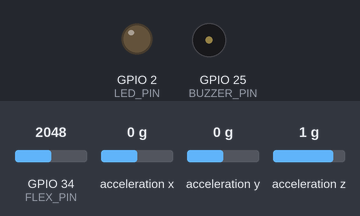
This sketch was run on a simulated ESP32. On the bench: output pins drawn as LEDs (lit = HIGH), buzzer (waves = sounding, pin HIGH). Wiring (inferred from the names in the program): MPU-6050 motion sensor at I2C address 0x68; MPU-6050 motion sensor at I2C address 0x69. The inputs (shaded band) are chosen by the test bench; at power-on: acceleration x 0 g, acceleration y 0 g, GPIO 34 (FLEX_PIN) = 2048, acceleration z 1 g (analog values on the 0–4095 scale). WiFi joins after 1.5 s; servers stay silent unless stated; uploads are accepted with an empty reply; what the sketch prints to the serial monitor is not drawn.

Above: at 0.5 s.
At 3.4 s:
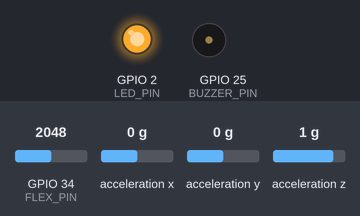
3.5 s: acceleration x set to -1.4 g
5.4 s: acceleration y set to -1.4 g
At 10.36 s:
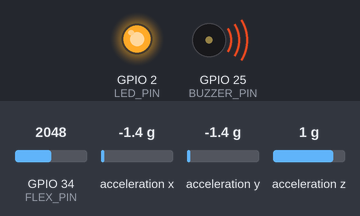
Timing chart, 0 to 12.4 s (numbered marks = the images above; inputs shaded):
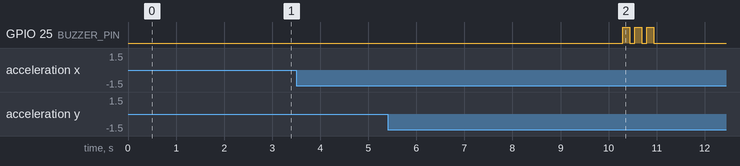

Measured:
- after the input at 3.5 s, every drawn part: stays the same

The sketch:

posture_live.ino
```cpp
/*
 * ═══════════════════════════════════════════════════════════
 *  PoseGuide – Live Sensor → Backend
 *  File: Hardware/posture_live.ino
 * ═══════════════════════════════════════════════════════════
 *
 *  Reads BOTH MPU6050 sensors over I2C and POSTs real data
 *  to the FastAPI backend every 300ms. The dashboard stick
 *  figure will respond live to your actual posture.
 *
 *  Flex sensor is NOT connected — hardcoded at 30.0 (neutral).
 *
 *  WIRING:
 *    MPU #1 (Torso/T4):  AD0 → GND  → address 0x68
 *    MPU #2 (Neck/C7) :  AD0 → 3.3V → address 0x69
 *    Both share: SDA → GPIO 21, SCL → GPIO 22
 *
 *  HOW IT WORKS:
 *    1. Connects to WiFi hotspot
 *    2. Reads both MPU6050s (accelerometer only — simple tilt)
 *    3. Applies a 4-sample rolling average to smooth noise
 *    4. POSTs JSON to POST /api/sensor-data every 300ms
 *    5. Dashboard polls GET /api/latest and animates stick figure
 *
 *  REQUIRED LIBRARIES: ArduinoJson  (no others needed)
 * ═══════════════════════════════════════════════════════════
 */

#include <Wire.h>
#include <WiFi.h>
#include <HTTPClient.h>
#include <ArduinoJson.h>

// ── WiFi ────────────────────────────────────────────────────
const char* WIFI_SSID     = "Pooja";         // ← your hotspot name
const char* WIFI_PASSWORD = "poseguide";     // ← your hotspot password

// ── Backend ─────────────────────────────────────────────────
const char* BACKEND_IP   = "10.156.233.89"; // ← your PC's IP on hotspot
const int   BACKEND_PORT = 8000;

// ── I2C ─────────────────────────────────────────────────────
#define SDA_PIN  21
#define SCL_PIN  22
#define MPU_TORSO  0x68   // AD0 → GND
#define MPU_NECK   0x69   // AD0 → 3.3V

#define MPU_REG_PWR_MGMT_1   0x6B
#define MPU_REG_ACCEL_XOUT_H 0x3B

// ── Flex sensor (GPIO 34 — voltage divider with 1kΩ) ──────
#define FLEX_PIN      34
// Calibration: run flex_sensor_test.ino first, note min/max, update here
const int FLEX_FLAT   = 370;   // ADC value when sensor is FLAT (not bent)
const int FLEX_BENT   =  60;   // ADC value when sensor is FULLY BENT

// ── Mounting Orientation Offsets ────────────────────────────
// The MPU measures angle from horizontal (flat = 0°).
// If you mount the sensor VERTICALLY on your back:
//   - spine faces forward  → set offsets to -90.0
//   - spine faces backward → set offsets to +90.0
// If sensor is FLAT (horizontal) on a table → set to 0.0
//
// HOW TO CALIBRATE:
//   1. Sit in perfect upright posture with sensors mounted
//   2. Note the pitch values printed in Serial Monitor
//   3. Set TORSO_PITCH_OFFSET = -(that pitch value)
//      e.g. if it prints "-88.5°", set offset = 88.5
const float TORSO_PITCH_OFFSET = 90.0f;  // degrees to subtract from raw torso pitch
const float NECK_PITCH_OFFSET  = 90.0f;  // degrees to subtract from raw neck pitch

// ── Smoothing ───────────────────────────────────────────────
#define SMOOTH_N  4   // running average over N readings
struct SmoothBuf {
  float pitch[SMOOTH_N], roll[SMOOTH_N];
  int idx = 0;
  float avgPitch() { float s=0; for(int i=0;i<SMOOTH_N;i++) s+=pitch[i]; return s/SMOOTH_N; }
  float avgRoll()  { float s=0; for(int i=0;i<SMOOTH_N;i++) s+=roll[i];  return s/SMOOTH_N; }
};

SmoothBuf torsoSmooth, neckSmooth;

// ── Config ───────────────────────────────────────────────────
#define SERIAL_BAUD    115200
#define POST_INTERVAL  300    // ms between POSTs (matches frontend 200ms poll)
#define LED_PIN        2

// ── Buzzer ───────────────────────────────────────────────────
// Active buzzer: GPIO 25 → 100Ω resistor → Buzzer + → GND
// (Or direct if your buzzer is rated 3.3V)
#define BUZZER_PIN          25    // GPIO 25 — change if needed
#define BUZZ_TORSO_THRESH   40.0f // ° — torso pitch for "very bad" alert
#define BUZZ_NECK_THRESH    35.0f // ° — neck pitch for "very bad" alert
#define BUZZ_HOLD_MS        5000  // must stay bad for this long before buzzing
#define BUZZ_COOLDOWN_MS    10000 // minimum gap between buzz alerts

// ── Globals ──────────────────────────────────────────────────
bool torsoOk = false, neckOk = false;
unsigned long lastPost = 0;
int postCount = 0;
unsigned long badPostureStart = 0;   // when bad posture began
unsigned long lastBuzzTime    = 0;   // when we last buzzed
bool wasInBadPosture = false;
int lastFlexRaw = 0;   // raw ADC for Serial debug

// ─────────────────────────────────────────────────────────────
void setup() {
  Serial.begin(SERIAL_BAUD);
  delay(500);
  pinMode(LED_PIN, OUTPUT);
  pinMode(BUZZER_PIN, OUTPUT);
  digitalWrite(BUZZER_PIN, LOW);  // buzzer off

  Wire.begin(SDA_PIN, SCL_PIN);
  Wire.setClock(400000);

  // ADC for flex sensor
  analogReadResolution(12);
  analogSetAttenuation(ADC_11db);  // 0–3.3V range

  printBanner();

  // Scan I2C bus — shows exactly what's connected
  scanI2C();

  // Init MPUs
  torsoOk = initMPU(MPU_TORSO, "Torso (0x68)");
  neckOk  = initMPU(MPU_NECK,  "Neck  (0x69)");

  if (!torsoOk && !neckOk) {
    Serial.println("[ERROR] No MPU6050 found! Check wiring. Halting.");
    while (true) delay(1000);
  }

  // Connect WiFi
  connectWiFi();
}

// ─────────────────────────────────────────────────────────────
void loop() {
  if (WiFi.status() != WL_CONNECTED) {
    Serial.println("[WiFi] Lost — reconnecting...");
    connectWiFi();
    return;
  }

  unsigned long now = millis();
  if (now - lastPost < POST_INTERVAL) return;
  lastPost = now;

  // ── Read sensors ─────────────────────────────────────────
  float tPitch = 0, tRoll = 0, nPitch = 0, nRoll = 0;

  if (torsoOk) {
    readMPU(MPU_TORSO, tPitch, tRoll);
    torsoSmooth.pitch[torsoSmooth.idx] = tPitch;
    torsoSmooth.roll[torsoSmooth.idx]  = tRoll;
    torsoSmooth.idx = (torsoSmooth.idx + 1) % SMOOTH_N;
    tPitch = torsoSmooth.avgPitch();
    tRoll  = torsoSmooth.avgRoll();
  }

  if (neckOk) {
    readMPU(MPU_NECK, nPitch, nRoll);
    neckSmooth.pitch[neckSmooth.idx] = nPitch;
    neckSmooth.roll[neckSmooth.idx]  = nRoll;
    neckSmooth.idx = (neckSmooth.idx + 1) % SMOOTH_N;
    nPitch = neckSmooth.avgPitch();
    nRoll  = neckSmooth.avgRoll();
  }

  // ── Apply mounting orientation offset ────────────────────
  // Raw pitch from accel assumes flat=0°.
  // Subtract offset so upright posture = ~0° when worn vertically.
  float tPitchAdj = tPitch - TORSO_PITCH_OFFSET;
  float nPitchAdj = nPitch - NECK_PITCH_OFFSET;

  // ── Read flex sensor ─────────────────────────────────────
  float flexPct = readFlex();

  // ── POST to backend ──────────────────────────────────────
  postCount++;
  bool ok = postData(tPitchAdj, tRoll, nPitchAdj, nRoll, flexPct);

  // Print to Serial Monitor
  Serial.printf("[#%d | T=%lus]\n", postCount, now / 1000);
  Serial.printf("  TORSO  raw=%+6.2f°  adjusted=%+6.2f°  roll=%+6.2f°\n", tPitch, tPitchAdj, tRoll);
  Serial.printf("  NECK   raw=%+6.2f°  adjusted=%+6.2f°  roll=%+6.2f°\n", nPitch, nPitchAdj, nRoll);
  Serial.printf("  FLEX   %.1f%% (raw ADC=%d)\n", flexPct, lastFlexRaw);
  Serial.printf("  POST   %s\n\n", ok ? "✅ HTTP 200" : "❌ FAILED");


  // ── Buzzer alert ─────────────────────────────────────────
  checkBuzzer(tPitchAdj, nPitchAdj, now);

  digitalWrite(LED_PIN, ok ? HIGH : LOW);
}

// ─────────────────────────────────────────────────────────────
// Buzz if posture is critically bad for more than BUZZ_HOLD_MS
void checkBuzzer(float tPitch, float nPitch, unsigned long now) {
  bool isBad = (abs(tPitch) > BUZZ_TORSO_THRESH) || (abs(nPitch) > BUZZ_NECK_THRESH);

  if (isBad) {
    if (!wasInBadPosture) {
      badPostureStart = now;
      wasInBadPosture = true;
    }
    if ((now - badPostureStart >= BUZZ_HOLD_MS) &&
        (now - lastBuzzTime   >= BUZZ_COOLDOWN_MS)) {
      lastBuzzTime = now;
      Serial.println("  [BUZZ] ⚠️  Bad posture alert!");
      buzzAlert();
    }
  } else {
    wasInBadPosture = false;  // reset when posture improves
  }
}

// 3 short beeps
void buzzAlert() {
  for (int i = 0; i < 3; i++) {
    digitalWrite(BUZZER_PIN, HIGH);
    delay(150);
    digitalWrite(BUZZER_PIN, LOW);
    delay(100);
  }
}

// ─────────────────────────────────────────────────────────────
// Read flex sensor: 8-sample average, return 0–100% bend
float readFlex() {
  long sum = 0;
  for (int i = 0; i < 8; i++) {
    sum += analogRead(FLEX_PIN);
    delayMicroseconds(100);
  }
  lastFlexRaw = sum / 8;
  float pct = (float)(lastFlexRaw - FLEX_FLAT) / (float)(FLEX_BENT - FLEX_FLAT) * 100.0f;
  if (pct < 0.0f) pct = 0.0f;
  if (pct > 100.0f) pct = 100.0f;
  return pct;
}

// ─────────────────────────────────────────────────────────────
void readMPU(uint8_t addr, float& pitch, float& roll) {
  Wire.beginTransmission(addr);
  Wire.write(MPU_REG_ACCEL_XOUT_H);
  uint8_t err = Wire.endTransmission(true);  // true = release bus!
  if (err != 0) {
    Serial.printf("  [I2C ERR] endTransmission=%d for 0x%02X\n", err, addr);
    return;
  }

  uint8_t got = Wire.requestFrom((uint8_t)addr, (uint8_t)6);
  if (got != 6) {
    Serial.printf("  [I2C ERR] 0x%02X returned %d bytes (need 6)\n", addr, got);
    while (Wire.available()) Wire.read();
    return;
  }

  int16_t ax = (Wire.read() << 8) | Wire.read();
  int16_t ay = (Wire.read() << 8) | Wire.read();
  int16_t az = (Wire.read() << 8) | Wire.read();

  if (ax == -1 && ay == -1 && az == -1) {
    Serial.printf("  [I2C ERR] 0x%02X all 0xFF - not responding!\n", addr);
    return;
  }

  float axg = ax / 16384.0f;
  float ayg = ay / 16384.0f;
  float azg = az / 16384.0f;

  pitch = atan2(-axg, sqrt(ayg * ayg + azg * azg)) * 180.0f / PI;
  roll  = atan2( ayg, azg) * 180.0f / PI;
}

// ─────────────────────────────────────────────────────────────
bool postData(float tPitch, float tRoll, float nPitch, float nRoll, float flexPct) {
  StaticJsonDocument<256> doc;

  JsonObject torso = doc.createNestedObject("torso");
  torso["pitch"] = roundf(tPitch * 100) / 100.0f;
  torso["roll"]  = roundf(tRoll  * 100) / 100.0f;
  torso["yaw"]   = 0.0f;

  JsonObject neck = doc.createNestedObject("neck");
  neck["pitch"] = roundf(nPitch * 100) / 100.0f;
  neck["roll"]  = roundf(nRoll  * 100) / 100.0f;
  neck["yaw"]   = 0.0f;

  doc["flex_value"] = roundf(flexPct * 10) / 10.0f;
  doc["timestamp"]  = (long)millis();

  String payload;
  serializeJson(doc, payload);

  String url = String("http://") + BACKEND_IP + ":" + BACKEND_PORT + "/api/sensor-data";
  HTTPClient http;
  http.begin(url);
  http.addHeader("Content-Type", "application/json");
  http.setTimeout(2000);

  int code = http.POST(payload);
  http.end();
  return (code == 200);
}

// ─────────────────────────────────────────────────────────────
bool initMPU(uint8_t addr, const char* label) {
  Wire.beginTransmission(addr);
  uint8_t err = Wire.endTransmission(true);  // true = release bus
  if (err != 0) {
    Serial.printf("[MPU] ❌ %s not found (err=%d)\n", label, err);
    return false;
  }
  // Wake up
  Wire.beginTransmission(addr);
  Wire.write(MPU_REG_PWR_MGMT_1);
  Wire.write(0x00);
  Wire.endTransmission(true);
  delay(100);

  // Verify read works
  Wire.beginTransmission(addr);
  Wire.write(MPU_REG_ACCEL_XOUT_H);
  Wire.endTransmission(true);
  uint8_t got = Wire.requestFrom((uint8_t)addr, (uint8_t)6);
  while (Wire.available()) Wire.read();  // flush

  if (got == 6) {
    Serial.printf("[MPU] ✅ %s ready (read OK)\n", label);
    return true;
  } else {
    Serial.printf("[MPU] ⚠️  %s found but read failed (%d bytes)\n", label, got);
    return false;
  }
}

// ─────────────────────────────────────────────────────────────
void scanI2C() {
  Serial.println("\n[I2C] Scanning bus...");
  int found = 0;
  for (uint8_t a = 1; a < 127; a++) {
    Wire.beginTransmission(a);
    if (Wire.endTransmission(true) == 0) {
      found++;
      const char* h = "";
      if (a == 0x68) h = "  <-- MPU6050 Torso";
      if (a == 0x69) h = "  <-- MPU6050 Neck";
      Serial.printf("  0x%02X | Found%s\n", a, h);
    }
  }
  if (found == 0)
    Serial.println("  NO DEVICES FOUND! Check VCC/GND/SDA/SCL.");
  else
    Serial.printf("  %d device(s) on bus\n", found);
  Serial.println();
}

// ─────────────────────────────────────────────────────────────
void connectWiFi() {
  Serial.printf("\n[WiFi] Connecting to \"%s\"...\n", WIFI_SSID);
  WiFi.mode(WIFI_STA);
  WiFi.begin(WIFI_SSID, WIFI_PASSWORD);

  int attempts = 0;
  while (WiFi.status() != WL_CONNECTED && attempts < 60) {
    delay(500);
    Serial.print(".");
    attempts++;
  }
  Serial.println();

  if (WiFi.status() == WL_CONNECTED) {
    digitalWrite(LED_PIN, HIGH);
    Serial.printf("[WiFi] ✅ Connected! IP: %s\n", WiFi.localIP().toString().c_str());
    Serial.printf("[WiFi] Backend: http://%s:%d/api/sensor-data\n\n", BACKEND_IP, BACKEND_PORT);
  } else {
    Serial.printf("[WiFi] ❌ Failed (status=%d) — restarting in 5s\n", WiFi.status());
    delay(5000);
    ESP.restart();
  }
}

// ─────────────────────────────────────────────────────────────
void printBanner() {
  Serial.println();
  Serial.println("════════════════════════════════════════════════");
  Serial.println("  PoseGuide – Live Sensor Data");
  Serial.println("════════════════════════════════════════════════");
  Serial.println("  Torso MPU: 0x68 (AD0 → GND)");
  Serial.println("  Neck  MPU: 0x69 (AD0 → 3.3V)");
  Serial.println("  Flex sensor: GPIO 34 (1kΩ divider)");
  Serial.printf("  Buzzer: GPIO %d\n", BUZZER_PIN);
  Serial.printf("  POST interval: %dms\n", POST_INTERVAL);
  Serial.println("════════════════════════════════════════════════");
  Serial.println();
}
```
